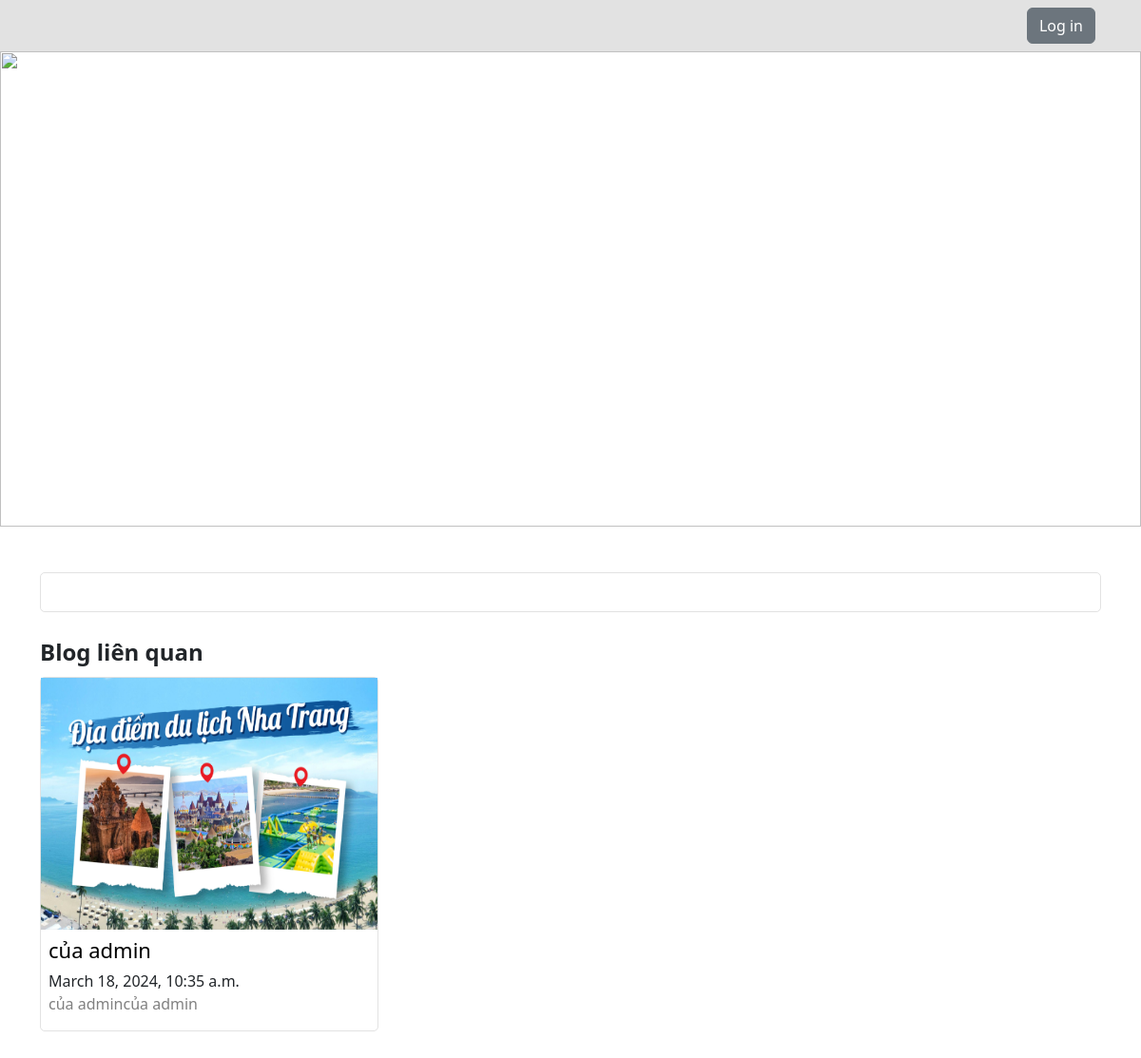
The app's page /blog/36, older data.
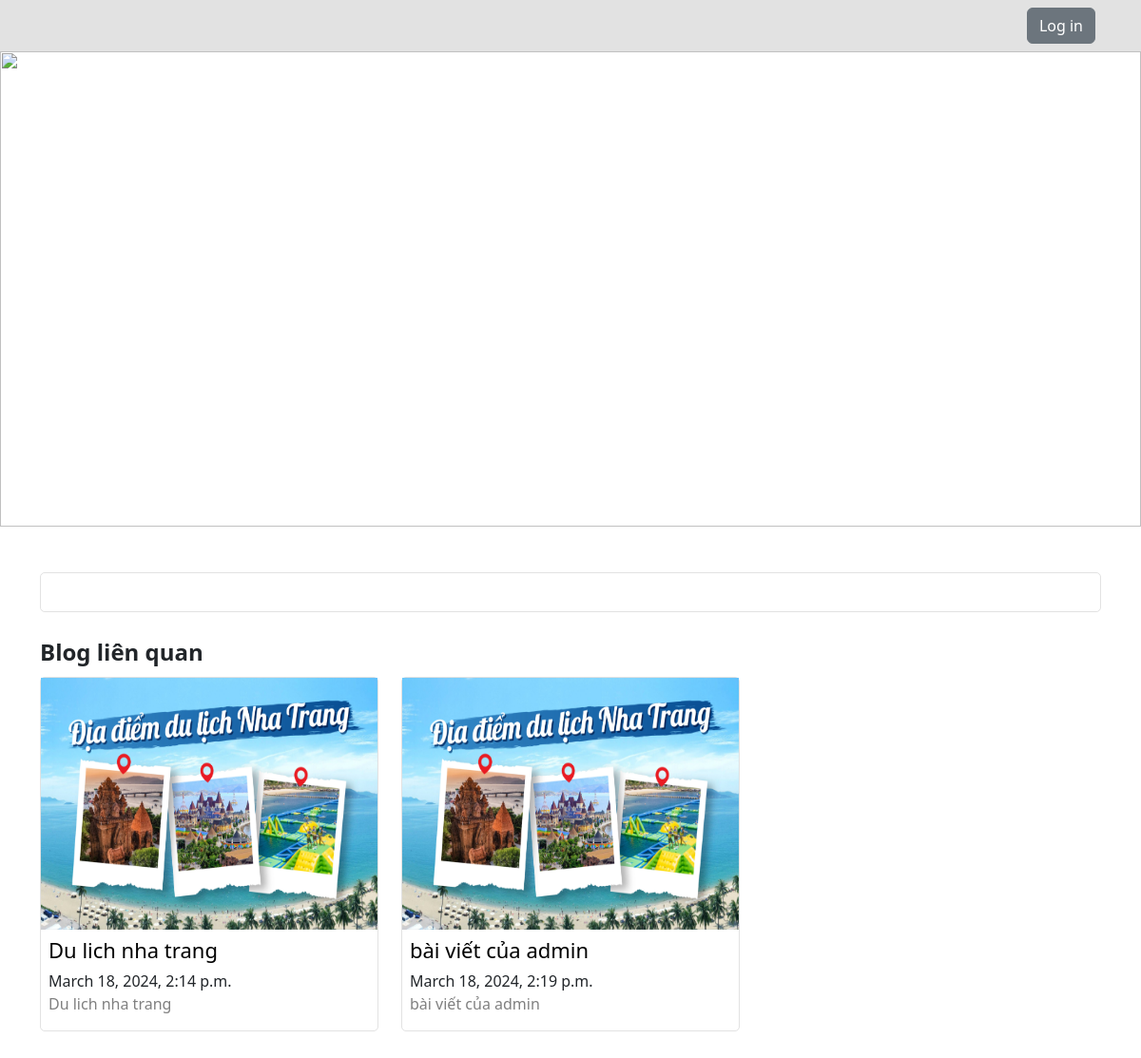
The same page, newer data.
### ui/models.py (models this page shows, shortened)
class Blog(models.Model):
	image = models.FileField(upload_to="static/images", unique= True, null=True, blank=True)
	title = models.CharField(max_length=255, null=True, blank=True)
	short_content = models.CharField(max_length=255, null=True, blank=True)
	content = models.TextField()
	created_at = models.DateTimeField(auto_now_add=True, null=True, blank=True)
	user = models.ForeignKey(User, on_delete=models.CASCADE, null=True, blank=True)

### ui/views.py (the view)
# urls.py: path('blog/<slug>', BlogDetail.as_view(), name="blog-detail"),
class BlogDetail(DetailView):
	model = Blog
	template_name = "blog/blog-detail.html"
	context_object_name = "blogDetail"
	def get_context_data(self, **kwargs):
		context = super().get_context_data(**kwargs)
		slug = self.kwargs.get('slug')
		context['blogRelated'] = Blog.objects.exclude(id=slug)[:3]
		return context
	def get_object(self, **kwargs):
		slug = self.kwargs.get('slug')
		blog = Blog.objects.filter(id=slug).first()
		return blog

### ui/templates/blog/blog-detail.html (shortened to what this page needs)
{% extends 'layout.html'%}
{% load static %}
{% block static %}
<link rel="stylesheet" type="text/css" href="{% static 'css/blog.css'%}">
{% endblock %}
{% block content %}
<div>
    <img src="https://nhatrangnow.com/wp-content/uploads/2022/05/PicsArt_08-25-09.22.38.jpg" class="banner">
</div>
<div class="container py-5">
    <div class="container-content-blog p-3 mb-4">
    </div>
    <div class="container-blog-related">
        <div class="d-flex justify-content-between align-items-center mb-2">
            <b>Blog liên quan</b>
        </div>
        <div class="row">
            {% if blogRelated|length > 0 %}
            {% for item in blogRelated %}
            <div class="col-4 pb-3">
                <div class="container-blog h-100 d-flex flex-column">
                    <div>
                        <img src="/{{ item.image }}" class="w-100 img-blog">
                    </div>
                    <div class="p-2 d-flex flex-column justify-content-between flex-fill">
                        <div>
                            <a href="{% url 'blog-detail' item.id %}">
                                <h1>{{ item.title }}</h1>
                            </a>
                            <div class="text-right">{{ item.created_at }}</div>
                            <div class="short-content mb-2">
                                <span>{{ item.short_content}}</span>
                            </div>
                        </div>
                    </div>
                </div>
            </div>
            {% endfor %}
            {% endif %}
        </div>
    </div>
</div>
{% endblock %}

Row changes from the older to the newer data that the page shows:
removed Blog: image (picture), title "của admin", created_at "March 18, 2024, 10:35 a.m.", short_content "của admincủa admin"
added Blog: image (picture), title "Du lich nha trang", created_at "March 18, 2024, 2:14 p.m.", short_content "Du lich nha trang"
added Blog: image (picture), title "bài viết của admin", created_at "March 18, 2024, 2:19 p.m.", short_content "bài viết của admin"
